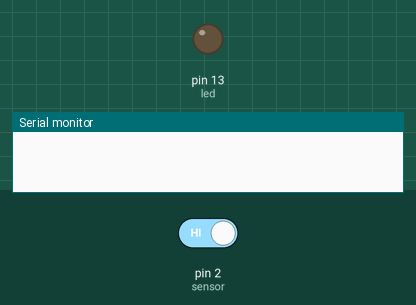
The sketch below on a simulated Arduino Uno, built with avr-gcc and run on an emulated ATmega328P. On the bench: output pins drawn as LEDs (lit = HIGH), the last lines printed to the serial monitor. The test bench sets the inputs (shaded band); at power-on: pin 2 (sensor) HIGH.

Above: at 1.2 s.
1.3 s: pin 2 (sensor) driven LOW
At 2.2 s:
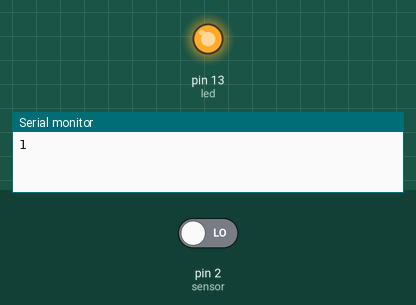
2.8 s: pin 2 (sensor) driven HIGH
At 3.3 s:
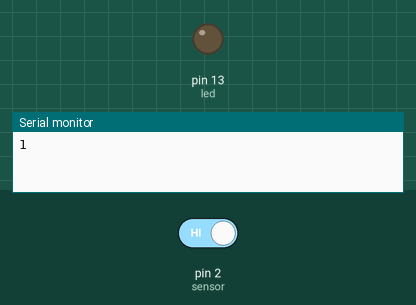
Timing chart, 0 to 5.8 s (numbered marks = the images above; inputs shaded):
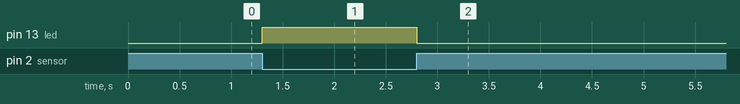

The sketch:

infrared.ino
```cpp
const int led = 13;
const int sensor = 2;
int valor;
int valorAnterior = HIGH; // Estado anterior del sensor
int contador = 0;  // Variable para contar las detecciones

void setup() {
  pinMode(led, OUTPUT);
  pinMode(sensor, INPUT);
  Serial.begin(9600);  // Inicia la comunicación serial
}

void loop() {
  valor = digitalRead(sensor);

  // Detecta la transición de HIGH a LOW
  if (valor == LOW && valorAnterior == HIGH) {
    contador++;  // Incrementa el contador solo cuando hay una transición de HIGH a LOW
    Serial.println(contador);  // Imprime el contador por el puerto serial
  }

  // Guarda el valor actual para la siguiente iteración
  valorAnterior = valor;

  digitalWrite(led, !valor);
  delay(100);
}
```

Measured:
- after the input at 1.3 s, pin 13 (led): LOW → HIGH at once
- after the input at 2.8 s, pin 13 (led): HIGH → LOW at once
